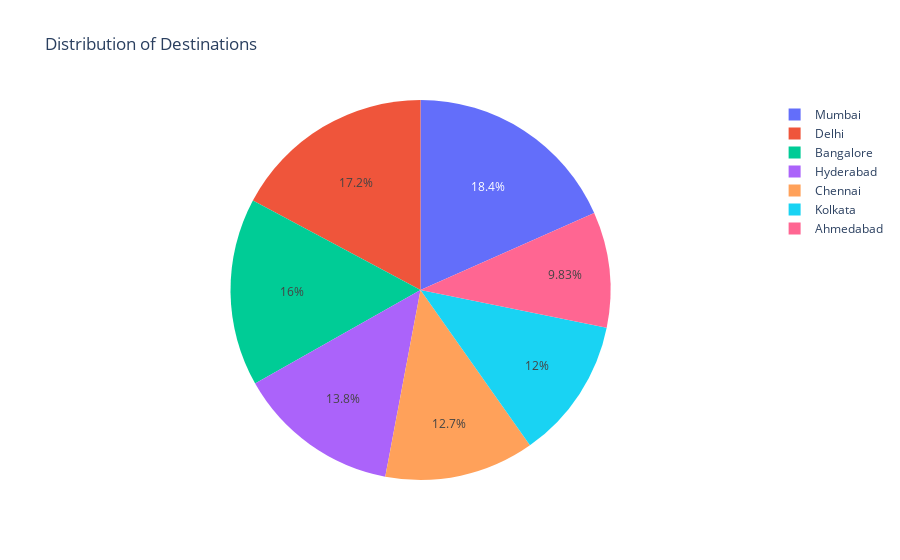

Notebook code cell kept with this figure:
### Code cell
import plotly.express as px
destination_counts = data['Destination'].value_counts().reset_index()
destination_counts.columns = ['Destination', 'Count']

# Create a pie chart
fig = px.pie(destination_counts, values='Count', names='Destination', title='Distribution of Destinations')
fig.show()

### Figure 1 — Plotly figure (JSON) as saved in the notebook; plotly's stock layout.template omitted (floating-point values rounded to 4 significant figures)
{"data": [{"domain": {"x": [0, 1], "y": [0, 1]}, "hovertemplate": "Destination=%{label}<br>Count=%{value}<extra></extra>", "labels": ["Mumbai", "Delhi", "Bangalore", "Hyderabad", "Chennai", "Kolkata", "Ahmedabad"], "legendgroup": "", "name": "", "showlegend": true, "type": "pie", "values": [82995, 77739, 72344, 62539, 57589, 54447, 44435]}], "layout": {"legend": {"tracegroupgap": 0}, "title": {"text": "Distribution of Destinations"}}}
